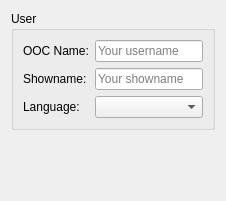
       <widget class="QWidget" name="tab">
        <attribute name="title">
         <string>User</string>
        </attribute>
        <layout class="QVBoxLayout" name="verticalLayout_3">
         <item>
          <widget class="QGroupBox" name="groupBox_2">
           <property name="title">
            <string>User</string>
           </property>
           <layout class="QFormLayout" name="formLayout">
            <item row="0" column="0">
             <widget class="QLabel" name="username_label">
              <property name="text">
               <string>OOC Name:</string>
              </property>
             </widget>
            </item>
            <item row="0" column="1">
             <widget class="QLineEdit" name="username">
              <property name="placeholderText">
               <string>Your username</string>
              </property>
             </widget>
            </item>
            <item row="1" column="0">
             <widget class="QLabel" name="showname_label">
              <property name="text">
               <string>Showname:</string>
              </property>
             </widget>
            </item>
            <item row="1" column="1">
             <widget class="QLineEdit" name="showname">
              <property name="placeholderText">
               <string>Your showname</string>
              </property>
             </widget>
            </item>
            <item row="2" column="0">
             <widget class="QLabel" name="label_language">
              <property name="text">
               <string>Language:</string>
              </property>
             </widget>
            </item>
            <item row="2" column="1">
             <widget class="QComboBox" name="languageSelector"/>
            </item>
           </layout>
          </widget>
         </item>
         <item>
          <widget class="QLabel" name="translationCredit">
           <property name="text">
            <string/>
           </property>
          </widget>
         </item>
         <item>
          <spacer name="verticalSpacer_2">
           <property name="orientation">
            <enum>Qt::Vertical</enum>
           </property>
           <property name="sizeHint" stdset="0">
            <size>
             <width>20</width>
             <height>40</height>
            </size>
           </property>
          </spacer>
         </item>
        </layout>
       </widget>
